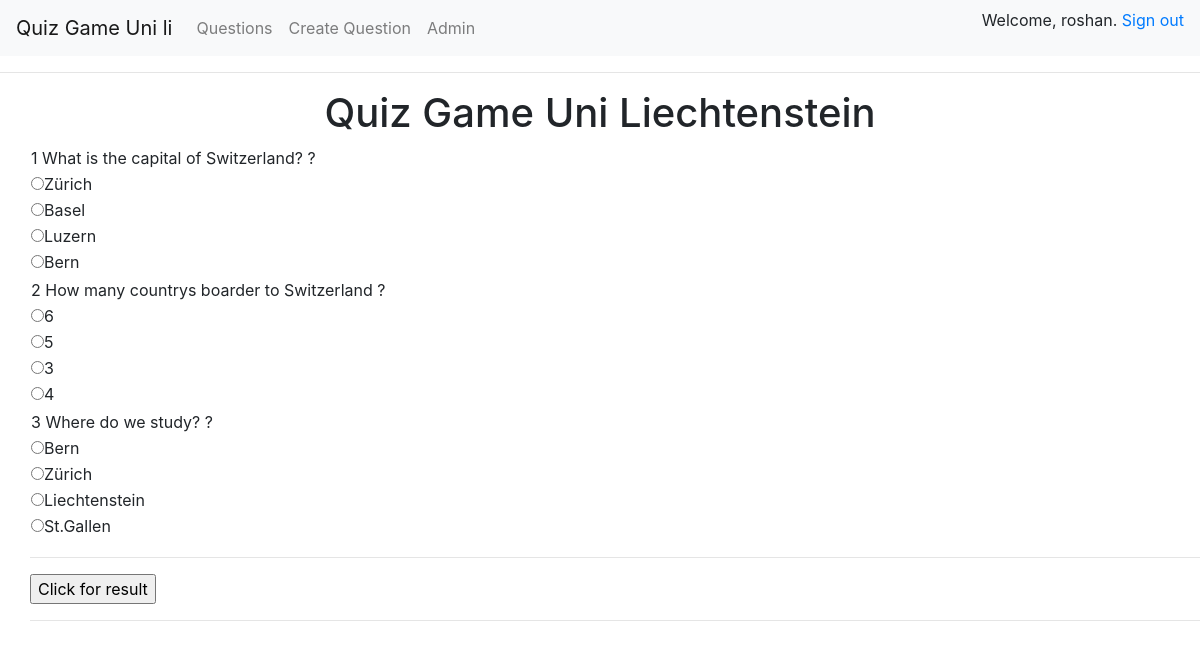
The app's page /questions/ (signed in), older data.
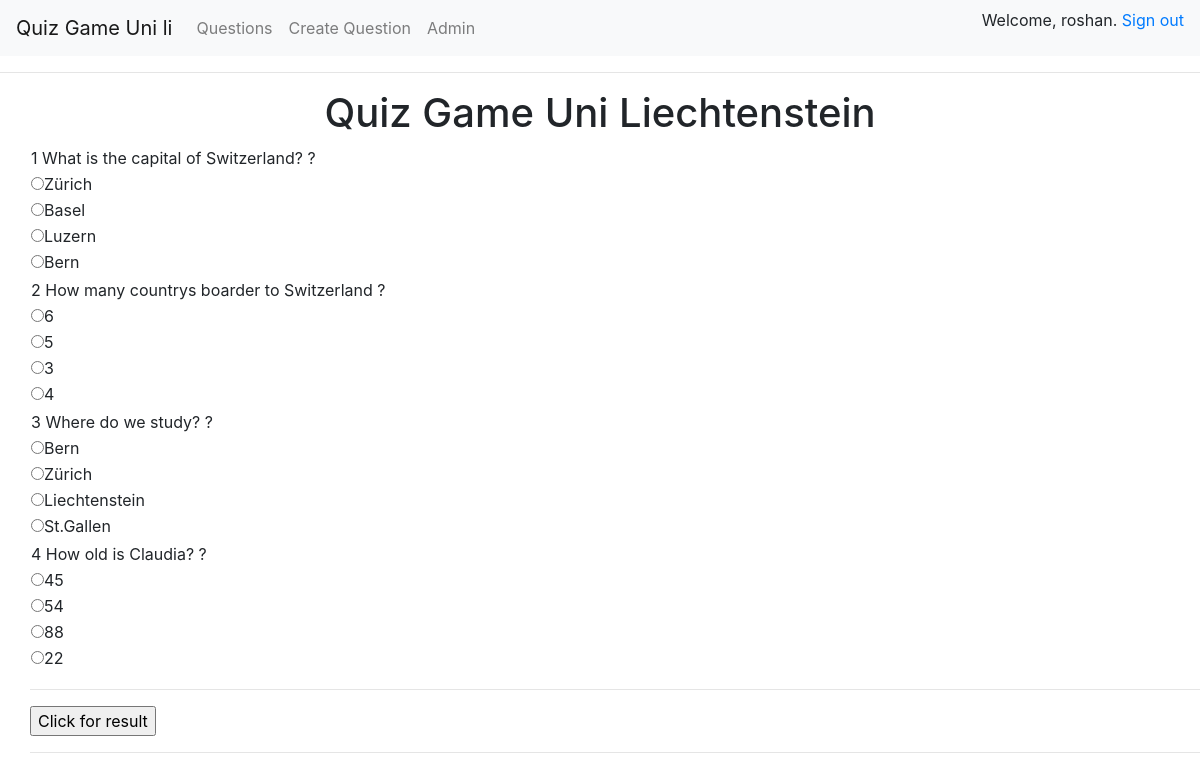
The same page, newer data.
### quizGameApp/models.py (models this page shows)
class Question(models.Model):
    question = models.CharField(max_length=100)
    option1 = models.CharField(max_length=100)
    option2 = models.CharField(max_length=100)
    option3 = models.CharField(max_length=100)
    option4 = models.CharField(max_length=100)
    correct_answer = models.CharField(max_length=100)

### quizGameApp/views.py (the view)
# urls.py: path('questions/', HomeView.questionList),
    @login_required
    def questionList(httprequest, *args, **kwargs):
        all_questions = Question.objects.all()
        dict_question = {
            "all_questions": all_questions,
            "title": "Quiz Game Uni Liechtenstein"
        }
        return render(httprequest, "question_list.html", dict_question)

### templates/question_list.html (shortened to what this page needs)
{% extends 'base.html' %}
{% block mainContent %}
    <div style="text-align: center;">
        <h1>{{ title }}</h1>
    </div>
{% endblock %}
{% block questionListContent %}
    <div style="padding-left: 30px;">
        {% for result in all_questions %}
            <table>
                <tr>
                    <td>{{ result.id }} {{ result.question }} ?</td>
                </tr>
                <tr>
                    <td><input type="radio" id="Option1" class="rb" name="{{ result.id }}"
                               value="{{ result.option1 }}">{{ result.option1 }}</td>
                </tr>
                <tr>
                    <td><input type="radio" id="Option2" class="rb" name="{{ result.id }}"
                               value="{{ result.option2 }}">{{ result.option2 }}</td>
                </tr>
                <tr>
                    <td><input type="radio" id="Option3" class="rb" name="{{ result.id }}"
                               value="{{ result.option3 }}">{{ result.option3 }}</td>
                </tr>
                <tr>
                    <td><input type="radio" id="Option4" class="rb" name="{{ result.id }}"
                               value="{{ result.option4 }}">{{ result.option4 }}</td>
                </tr>
                <tr>
                    <td>
                    </td>
                </tr>
            </table>
        {% endfor %}
        <hr/>
        <input type="submit" value="Click for result" id="btn-question-success" onclick="get_answers();"/>
        <hr/>
    </div>
{% endblock %}

### templates/base.html (shortened to what this page needs)
<!DOCTYPE html>
<html>
<head>
    <link rel="stylesheet" href="https://stackpath.bootstrapcdn.com/bootstrap/4.4.1/css/bootstrap.min.css"
>
</head>
<body>
{% include 'nav_bar.html' %}
<hr>
{% block mainContent %}
{% endblock %}
{% block questionListContent %}{% endblock %}
</body>
</html>

### templates/nav_bar.html (shortened to what this page needs)
{% load static %}
<link rel="stylesheet" type="text/css" href="{% static 'quizGameApp/style.css' %}">
<nav class="navbar navbar-expand-lg navbar-light bg-light">
    <a class="navbar-brand" href="../welcome/">Quiz Game Uni li</a>
    <div class="collapse navbar-collapse" id="navbarSupportedContent">
        <ul class="navbar-nav mr-auto">
            {% if user.is_authenticated %}
                <li class="nav-item">
                    <a class="nav-link" href="../questions/">Questions</a>
                </li>
                <li>
                    <a class="nav-link" href="../create/">Create Question</a>
                </li>
                <li>
                    <a class="nav-link" href="/admin/">Admin</a>
                </li>
            {% endif %}
        </ul>
        <div>
            {% if user.is_authenticated %}
                <p>Welcome, {{ user.get_username }}. <a href="/logout/" class="header-link">Sign
                    out</a></p>
            {% else %}
                <a href="/login/" class="header-link">Login</a>
            {% endif %}
        </div>
    </div>
</nav>

Row changes from the older to the newer data that the page shows:
added Question: id "4", question "How old is Claudia?", option1 "45", option2 "54", option3 "88", option4 "22"
